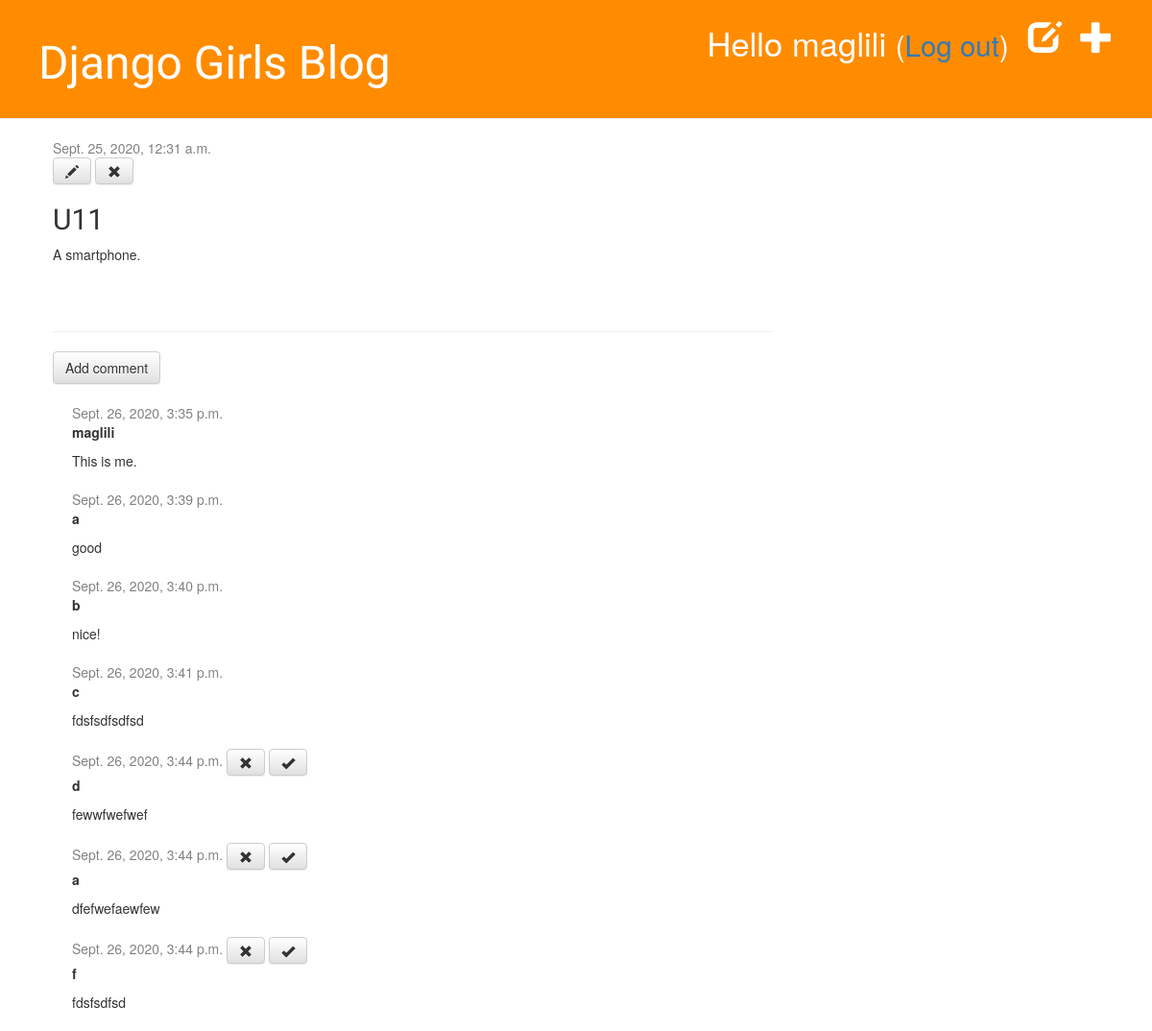
Before: /blog/post/1/ (signed in) with the older database file.
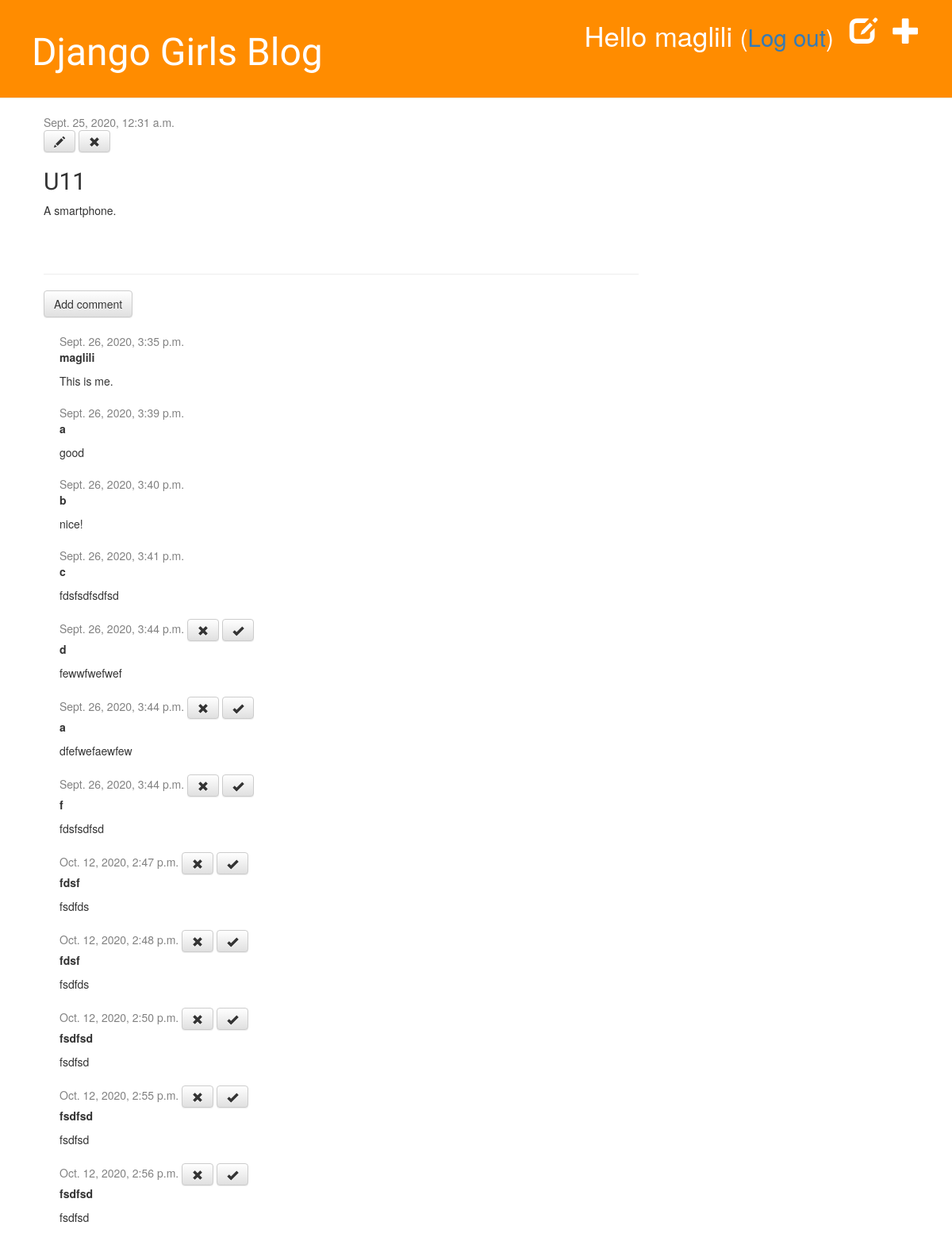
After: the same page with the newer database file.
### blog/models.py (models this page shows, shortened)
class Post(models.Model):
    author = models.ForeignKey(settings.AUTH_USER_MODEL, on_delete=models.CASCADE)
    title = models.CharField(max_length=200)
    text = models.TextField()
    created_date = models.DateTimeField(default=timezone.now)
    published_date = models.DateTimeField(blank=True, null=True)

class Comment(models.Model):
    post = models.ForeignKey('blog.Post', on_delete=models.CASCADE, related_name='comments')
    author = models.CharField(max_length=200)
    text = models.TextField()
    created_date = models.DateTimeField(default=timezone.now)
    approved_comment = models.BooleanField(default=False)

### blog/views.py (the view)
# urls.py: path('post/<int:pk>/', views.post_detail, name='post_detail'),
def post_detail(request, pk):
    post = get_object_or_404(Post, pk=pk)
    return render(request, 'blog/post_detail.html', {'post': post})

### blog/templates/blog/post_detail.html
{% extends 'blog/base.html' %}
{% block content %}
    <div class="post">
        {% if post.published_date %}
            <div class="date">
                {{ post.published_date }}
            </div>
        {% else %}
            <a class="btn btn-default" href="{% url 'blog:post_publish' pk=post.pk %}">Publish</a>
        {% endif %}
        {% if user.is_authenticated %}
          <a class="btn btn-default" href="{% url 'blog:post_edit' pk=post.pk %}"><span class="glyphicon glyphicon-pencil"></span></a>
          <a class="btn btn-default" href="{% url 'blog:post_remove' pk=post.pk %}"><span class="glyphicon glyphicon-remove"></span></a>
        {% endif %}
        <h2>{{ post.title }}</h2>
        <p>{{ post.text|linebreaksbr }}</p>
    </div>
    <hr>
    <a class="btn btn-default" href="{% url 'blog:add_comment_to_post' pk=post.pk %}">Add comment</a>
    {% for comment in post.comments.all %}
        {% if user.is_authenticated or comment.approved_comment %}
        <div class="comment">
            <div class="date">
                {{ comment.created_date }}
                {% if not comment.approved_comment %}
                    <a class="btn btn-default" href="{% url 'blog:comment_remove' pk=comment.pk %}"><span class="glyphicon glyphicon-remove"></span></a>
                    <a class="btn btn-default" href="{% url 'blog:comment_approve' pk=comment.pk %}"><span class="glyphicon glyphicon-ok"></span></a>
                {% endif %}
            </div>
            <strong>{{ comment.author }}</strong>
            <p>{{ comment.text|linebreaks }}</p>
        </div>
        {% endif %}
    {% empty %}
        <p>No comments here yet :(</p>
    {% endfor %}
{% endblock %}

### blog/templates/blog/base.html (shortened to what this page needs)
{% load static %}
<html>
    <head>
        <link rel="stylesheet" href="//maxcdn.bootstrapcdn.com/bootstrap/3.2.0/css/bootstrap.min.css">
        <link rel="stylesheet" href="//maxcdn.bootstrapcdn.com/bootstrap/3.2.0/css/bootstrap-theme.min.css">
        <link rel="stylesheet" href="{% static 'css/blog.css' %}">
    </head>
    <body>
        <div class="page-header">
            {% if user.is_authenticated %}
                <a href="{% url 'blog:post_new' %}" class="top-menu"><span class="glyphicon glyphicon-plus"></span></a>
                <a href="{% url 'blog:post_draft_list' %}" class="top-menu"><span class="glyphicon glyphicon-edit"></span></a>
                <p class="top-menu">Hello {{ user.username }} <small>(<a href="{% url 'logout' %}">Log out</a>)</small></p>
            {% else %}
                <a href="{% url 'login' %}" class="top-menu"><span class="glyphicon glyphicon-lock"></span></a>
            {% endif %}
            <h1><a href="{% url 'blog:post_list' %}">Django Girls Blog</a></h1>
        </div>
        <div class="content container">
            <div class="row">
                <div class="col-md-8">
                {% block content %}
                {% endblock %}
                </div>
            </div>
        </div>
    </body>
</html>

### blog/static/css/blog.css (style rules this page uses)
.page-header { background-color: #FF8C00; margin-top: 0; padding: 20px 20px 20px 40px; }
.page-header h1, .page-header h1 a, .page-header h1 a:visited, .page-header h1 a:active { color: #ffffff; font-size: 36pt; text-decoration: none; }
.content { margin-left: 40px; }
h1, h2, h3, h4 { font-family: 'Lobster', cursive; }
.date { color: #828282; }
.top-menu, .top-menu:hover, .top-menu:visited { color: #ffffff; float: right; font-size: 26pt; margin-right: 20px; }
.post { margin-bottom: 70px; }
.comment { margin: 20px 0px 20px 20px; }

Changed rows visible on the page:
added Comment: created_date "Oct. 12, 2020, 2:47 p.m.", approved_comment False (drawn), author "fdsf", text "fsdfds"
added Comment: created_date "Oct. 12, 2020, 2:48 p.m.", approved_comment False (drawn), author "fdsf", text "fsdfds"
added Comment: created_date "Oct. 12, 2020, 2:50 p.m.", approved_comment False (drawn), author "fsdfsd", text "fsdfsd"
added Comment: created_date "Oct. 12, 2020, 2:55 p.m.", approved_comment False (drawn), author "fsdfsd", text "fsdfsd"
added Comment: created_date "Oct. 12, 2020, 2:56 p.m.", approved_comment False (drawn), author "fsdfsd", text "fsdfsd"
